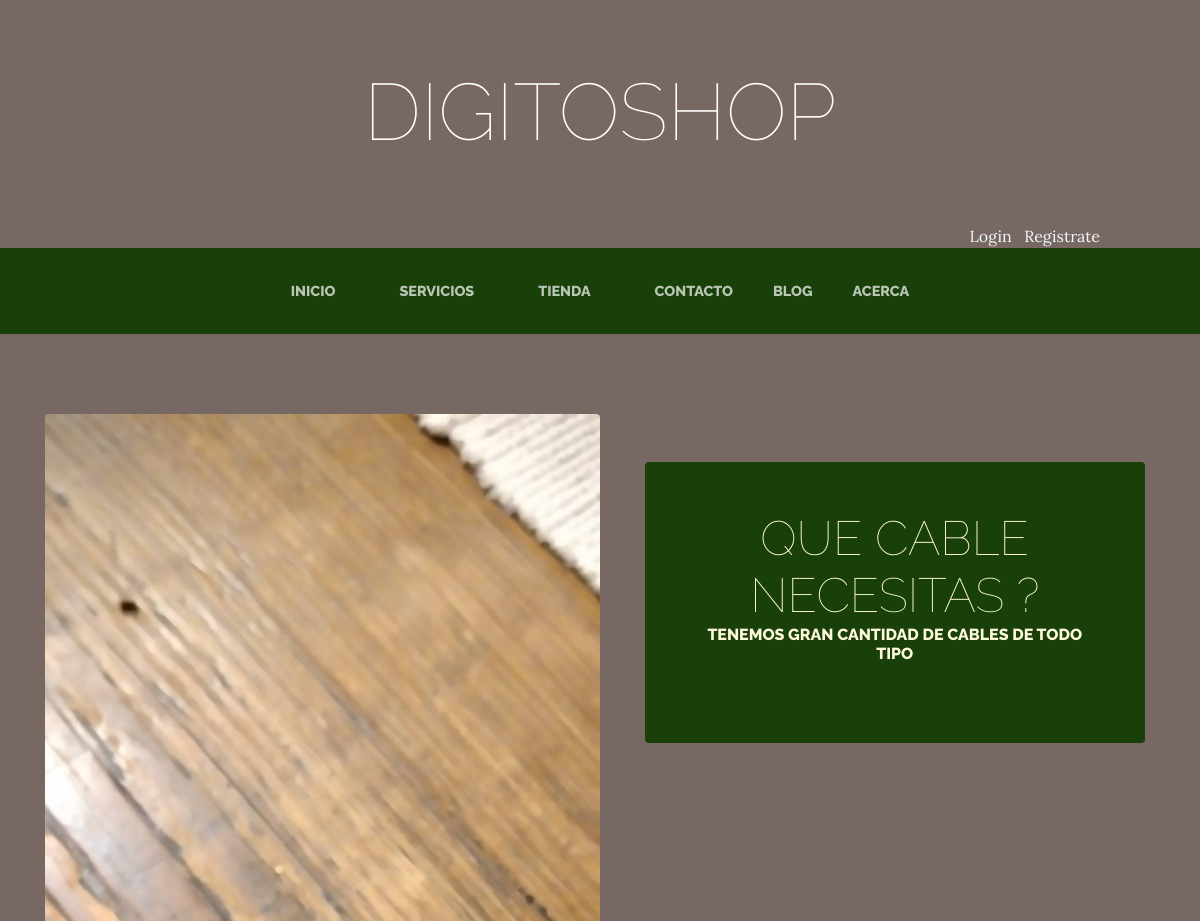
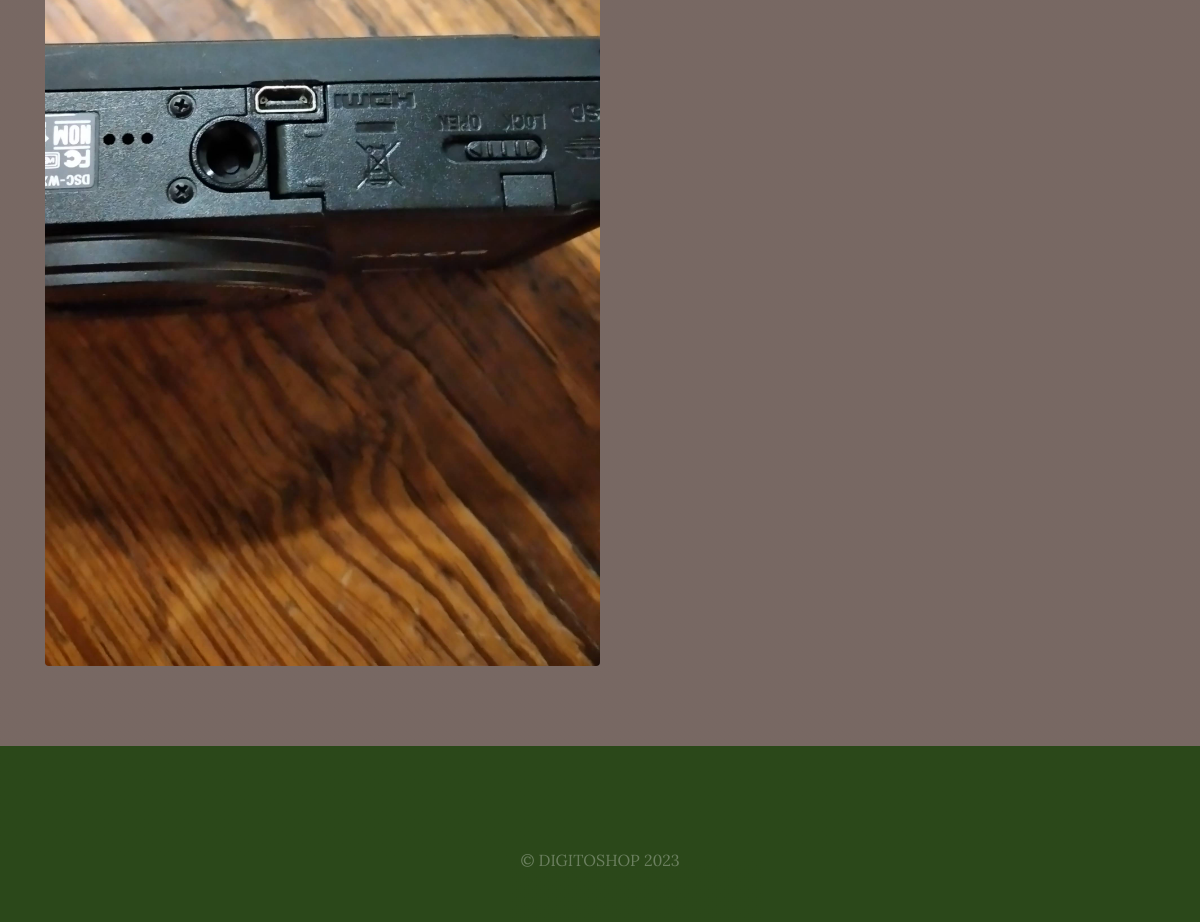
Screenshot of /blog/categoria/2/ with the database file from the repository (2 pictures, top to bottom).
### blog/models.py (models this page shows, shortened)
class Post (models.Model):
    titulo=models.CharField(max_length=50)
    contenido=models.CharField(max_length=50)
    imagen=models.ImageField(upload_to='blog',null=True, blank=True)
    created=models.DateTimeField(auto_now_add=True)
    updated=models.DateTimeField(auto_now_add=True)
    autor=models.ForeignKey(User, on_delete=models.CASCADE)
    categorias=models.ManyToManyField(Categoria)
    class Meta:
        verbose_name='post'
        verbose_name_plural= 'posts'

### blog/views.py (the view)
def categoria (request, categoria_id):
     categoria=Categoria.objects.get(id=categoria_id)
     posts=Post.objects.filter(categorias=categoria)
     return render (request, "blog/categoria.html",{'categoria':categoria, "posts":posts })

### blog/templates/blog/categoria.html
{% extends "proyectowebapp/base.html" %}
{% load static %}}
{% block content %}
{% for post in posts %}
<section class="page-section clearfix">
  <div class="container">
    <div class="intro">
      <img class="intro-img img-fluid mb-3 mb-lg-0 rounded" src="{{post.imagen.url}}" alt="" style="width:50%;">
      <div class="intro-text left-0 text-center bg-faded p-5 rounded">
        <h2 class="section-heading mb-4" >
          <span class="section-heading-lower">{{post.titulo}}</span>
          <span class="section-heading-upper">{{post.contenido}}</span>
        </h2>
      </div>
    </div>
  </div>
</section>
  {% endfor %}
{% endblock %}

### proyectowebapp/static/proyectowebapp/css/gestion.css (style rules this page uses)
body { font-family: 'Lora'; background: linear-gradient(rgba(47, 23, 15, 0.65), rgba(47, 23, 15, 0.65)), url("../img/bg_main.jpg"); background-attachment: fixed; background-position: center; background-size: cover; }
h1, h2, h3, h4, h5, h6 { font-family: 'Raleway'; }
.page-section { margin-top: 5rem; margin-bottom: 5rem; }
.section-heading { text-transform: uppercase; }
.section-heading .section-heading-upper { display: block; font-size: 1rem; font-weight: 800; padding-bottom:.5rem; }
.section-heading .section-heading-lower { display: block; font-size: 3rem; font-weight: 100; }
.bg-faded { background-color: rgba(255, 255, 255, 0.85); }
.intro { position: relative; }
@media (min-width: 992px) { .intro .intro-img { width: 75%; float: left; } }
@media (min-width: 992px) { .intro .intro-text { left: 600; width: 60%; margin-top: 3rem; background-color: rgba(24, 64, 8); color: cornsilk; position: absolute; } }
@media (min-width: 1200px) { .intro .intro-text { width: 45%; } }

### rows the page displays
Post: imagen (picture), titulo "QUE CABLE NECESITAS ?", contenido "TENEMOS GRAN CANTIDAD DE CABLES DE TODO TIPO"
